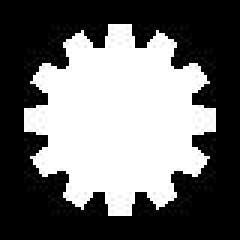
%> input picture gear.jpg, 80 x 80 px (shown 3 times larger)
$ octave Freeman_examples.m   (GNU Octave 9; MATLAB toolbox functions it lacks are replaced by stand-ins)
%> lines starting %> are read from the running program, lines starting %| are printed output that depends on the picture; in (x1, y1, x2, y2) boxes, pixels count from 0 and x2, y2 are one past the last pixel; in counts of white or black regions, pixels touching at a corner belong together; the program's own positions count from 1
%> further down, I is the input picture: size 80x80 uint8; min 0, max 255, mean 108.7
%> `I = imbinarize(I);`: I: size 80x80 logical; 42.5% white; 1 white region, box (x1, y1, x2, y2) and area: (8, 8, 72, 72) 2722
### Freeman_chain_code.m
function [bound_img, X0, Code, bound_coord, invert_img] = Freeman_chain_code(I, option_display)
%> called with option_display = true
%% Freeman_chain_code : function to extract the contour of a given shape using
% Freeman chain code. Works on binary images only, size(I,3) = 1.
%
%%% Author : nicolas.douillet9 (at) gmail.com, 2005-2025.
%
%
%%% Reference
%
% Freeman H, Computer Processing of Line-Drawing Images,
% ACM Computing Surveys, Vol. 6, No.1, 1974, pp57-97.
%
%
%%% Input arguments
%
%
% - I : binary (0/1) image where 0 pixels correspond to the black
%       background, and 1 pixels correspond to the object(s) / shape(s) to
%       segment.
%
% - option_display : either logical, true/false or numeric 1/0.
%
%
%%% Output arguments
%
%
% - bound_img : binary (0/1) image of the input image boundaries. size(bound_img) = size(I).
%
% - X0 : integer vector of doubles, the boundaries initial pixels coordinates.
%
% - Code : cell array of integer vectors of double, the boundaries Freeman coding vectors.
%
% - bound_coord : cell array of integer vectors of double, the boundaries pixels coordinates.
%
% - invert_img : either logical, true*/false or numeric 1*/0; boolean for the image inverted status.
%
%
%%% Known limitation
%
% - Only extract the shapes outer boundaries;


%% Input parsing
if nargin < 2

   option_display = true;

end


%% Body
% Copy the source image for final display
J = I;


% Dealing with inverted binary images (defined as images with a majority of 1 on the exterior rows and columns)
S = size(I);
%> S = [80 80]
invert_img = false;
contour_sum = sum(I(:,1)) + sum(I(:,end)) + sum(I(1,:)) + sum(I(end,:)) - I(1,1) - I(1,end) - I(end,1) - I(end,end);
%> contour_sum = 0

if contour_sum / (sum(2*S)-4) > 0.5
    invert_img = true;
    I = ~I;
end


% Freeman code directions definition
% In a n8 pixel neighborhood
move_index = [1, 0,-1,-1,-1,0,1,1;  % X / horizontal move
             -1,-1,-1, 0, 1,1,1,0]; % Y / vertical move

% Initializations
bound_img = zeros(size(I));         % boundary image
bound_coord = {};                   % boundary coordinates cell array of vectors
Code = {};                          % boundary code cell array of vectors
X0 = [];

prv_dir = @(d)mod(d-2,8) + 1;       % previous direction
opp_dir = @(d)mod(d+2,8) + 1;       % opposite direction - 1

% Look for first white pixel
f = find(I,1,'first');
%> f = 677
s = 1; % shape index number


while f % ~isempty(f)

    [row_idx0,col_idx0] = ind2sub(S,f);
    X0 = cat(2,X0,[row_idx0;col_idx0]);

    bound_img(row_idx0,col_idx0) = 1; % 1st point definition

    row_idx1 = row_idx0;
    col_idx1 = col_idx0;

    dir = 8;                          % sweep starting direction
    dir0 = opp_dir(dir);

    % 2nd point detection
    I(row_idx0,col_idx0) = 0;         % to enter the loop


    while ~row_idx1 || row_idx1 > S(1) || ~col_idx1 || col_idx1 > S(2) || ~I(row_idx1,col_idx1)

        dir0 = prv_dir(dir0);
        row_idx1 = row_idx0 + move_index(2,dir0); % 2nd point coordinates
        col_idx1 = col_idx0 + move_index(1,dir0); % from index matrix

    end

    Code_s(1,1) = dir0;

    I(row_idx0,col_idx0) = 1;         % reset pixel initial value
    bound_img(row_idx1,col_idx1) = 1; % update boundary image
    dir = dir0;                       % update direction

    % Coding other contour points
    row_idx2 = row_idx1; % 2nd temporary values
    col_idx2 = col_idx1;
    i = 2;

    while row_idx2 ~= row_idx0 || col_idx2 ~= col_idx0

        dir0 = opp_dir(dir);
        I(row_idx2,col_idx2) = 0; % to enter the loop

        while ~row_idx1 || row_idx1 > S(1) || ~col_idx1 || col_idx1 > S(2) || ~I(row_idx1,col_idx1)

            dir0 = prv_dir(dir0);

            row_idx1 = row_idx2 + move_index(2,dir0); % next point coordinates
            col_idx1 = col_idx2 + move_index(1,dir0); % from index matrix

        end

        Code_s(1,i) = dir0;
        dir = dir0;
        bound_img(row_idx2,col_idx2) = 1;

        I(row_idx2,col_idx2) = 1; % reset pixel initial value
        row_idx2 = row_idx1;
        col_idx2 = col_idx1;

        i = i + 1;

    end

    bound_coord_s = repmat([col_idx0;row_idx0],[1, numel(Code_s)]);
    bound_coord_s = circshift(bound_coord_s + cumsum(move_index(:,Code_s(1:end)),2),1,2);

    I = shut_off_binary_shape_from_its_contour(I,bound_coord_s');

    bound_coord(s) = {bound_coord_s};
    clear bound_coord_s;

    Code(s) = {Code_s};
    clear Code_s;

    f = find(I,1,'first');
    s = s + 1;

end
%> this loop made 1 pass
%> (row_idx0, col_idx0) on pass 1: (37, 9)
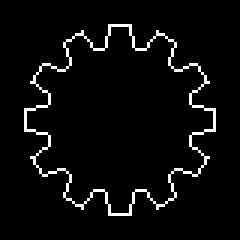
%> bound_img: size 80x80 double (shown 3 times larger); values 0 (black) and 1 (white), 4.3% white in thin lines or dots, all inside (x1, y1, x2, y2) = (8, 8, 72, 72)
%> after the loop, Code = 1 item; bound_coord = 1 item


if invert_img
    bound_img = ~bound_img;
end


%% Freeman contour display
if option_display

    figure;
    subplot(121);
    imshow(J);
    title('Source image');
    subplot(122);
    imshow(bound_img);
    title('Freeman coded image contour');

end


end % Freeman_chain_code


%% shut_off_binary_shape_from_its_contour subfunction
function I_out = shut_off_binary_shape_from_its_contour(I_in, bound_coord)


% I By rows processing
shp_row_bin_mask = ones(size(I_in));

row_min_idx = min(bound_coord(:,2));
row_max_idx = max(bound_coord(:,2));
bound_coord_rows = sortrows(bound_coord);

for i = row_min_idx:row_max_idx

    row_bin_idx = bound_coord_rows(:,2) == i;
    row_segments_col_idx = bound_coord_rows(row_bin_idx,1);

    % "Shut off" the row segments
    shp_row_bin_mask(i,row_segments_col_idx(1):row_segments_col_idx(end)) = 0;

end

% II By columns processing
shp_col_bin_mask = ones(size(I_in));

col_min_idx = min(bound_coord(:,1));
col_max_idx = max(bound_coord(:,1));
bound_coord_cols = sortrows(bound_coord,2);

for j = col_min_idx:col_max_idx

    col_bin_idx = bound_coord_cols(:,1) == j;
    col_segments_row_idx = bound_coord_cols(col_bin_idx,2);

    % "Shut off" the col segments
    shp_col_bin_mask(col_segments_row_idx(1):col_segments_row_idx(end),j) = 0;

end

shp_bin_mask = shp_row_bin_mask | shp_col_bin_mask;
I_out = I_in & shp_bin_mask;


end % shut_down_shape_from_contour

### Freeman_examples.m
% Freeman_chain_code example

I = imread('gear.jpg');
I = imbinarize(I);
[Code,a,b] = Freeman_chain_code(I,true);
%> a = [37; 9]; b = 1 item
